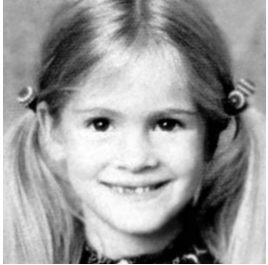
#> input picture data/input/image_restore_3.png, 268 x 265 px
$ python -i scratch_detector.py   (imports and definitions only)
#> lines starting #> are read from the running program, lines starting #| are printed output that depends on the picture; after the words box and inside, x2 and y2 are one past the last pixel; in counts of white or black regions, pixels touching at a corner belong together
#> further down, picture is the input picture: shape (265, 268, 3); min 0, max 255, mean 154.4
from __future__ import annotations

from typing import Tuple, Optional
import cv2
import numpy as np


class ScratchDetector:
    def __init__(
        self,
        canny_low: int = 50,
        canny_high: int = 150,
        morph_kernel_size: int = 3,
        dilate_iters: int = 0,
        close_iters: int = 0,
        post_erode_iters: int = 1,
        median_ksize: int = 3,
        use_blackhat: bool = True,
        blackhat_len: int = 15,
        blackhat_orientation: str = "vertical",
        blackhat_thresh: Optional[int] = None,
        blackhat_scale: float = 0.7,
        min_area: int = 20,
        max_area_frac: float = 0.05,
        min_aspect_ratio: float = 3.0,
    ) -> None:

        if canny_low < 0 or canny_high <= 0 or canny_high <= canny_low:
            raise ValueError("Invalid Canny thresholds: ensure 0 <= low < high.")

        if morph_kernel_size < 3 or morph_kernel_size % 2 == 0:
            raise ValueError("morph_kernel_size must be odd and >=3.")

        if median_ksize not in (0, 1) and (median_ksize < 3 or median_ksize % 2 == 0):
            raise ValueError("median_ksize must be 0 or odd >=3.")

        if blackhat_len < 3:
            raise ValueError("blackhat_len must be >=3.")

        if blackhat_orientation not in ("vertical", "horizontal"):
            raise ValueError("blackhat_orientation must be 'vertical' or 'horizontal'.")

        if not (0.0 <= blackhat_scale <= 1.0):
            raise ValueError("blackhat_scale must be in [0,1].")

        self.canny_low = canny_low
        self.canny_high = canny_high

        self.morph_kernel_size = morph_kernel_size
        self.dilate_iters = max(0, dilate_iters)
        self.close_iters = max(0, close_iters)
        self.post_erode_iters = max(0, post_erode_iters)
        self.median_ksize = 0 if median_ksize == 1 else median_ksize

        self.use_blackhat = use_blackhat
        self.blackhat_len = blackhat_len
        self.blackhat_orientation = blackhat_orientation
        self.blackhat_thresh = blackhat_thresh
        self.blackhat_scale = blackhat_scale

        self.min_area = max(1, min_area)
        self.max_area_frac = max(0.0, min(1.0, max_area_frac))
        self.min_aspect_ratio = max(1.0, min_aspect_ratio)

        self.kernel = cv2.getStructuringElement(
            cv2.MORPH_RECT, (self.morph_kernel_size, self.morph_kernel_size)
        )

    @staticmethod
    def _to_gray(img: np.ndarray) -> np.ndarray:
        if img is None:
            raise ValueError("Input image is None.")
        if img.ndim == 2:
            gray = img
        elif img.ndim == 3:
            gray = cv2.cvtColor(img, cv2.COLOR_BGR2GRAY)
        else:
            raise ValueError("Unsupported image shape.")
        if gray.dtype != np.uint8:
            gray = cv2.normalize(gray, None, 0, 255, cv2.NORM_MINMAX).astype(np.uint8)
        return gray

    @staticmethod
    def _binarize(mask_like: np.ndarray) -> np.ndarray:
        out = np.zeros_like(mask_like, dtype=np.uint8)
        out[mask_like > 0] = 255
        return out

    def _blackhat_mask(self, gray: np.ndarray) -> np.ndarray:
        if not self.use_blackhat:
            return np.zeros_like(gray, dtype=np.uint8)

        if self.blackhat_orientation == "vertical":
            k = cv2.getStructuringElement(cv2.MORPH_RECT, (1, self.blackhat_len))
        else:
            k = cv2.getStructuringElement(cv2.MORPH_RECT, (self.blackhat_len, 1))

        bh = cv2.morphologyEx(gray, cv2.MORPH_BLACKHAT, k)
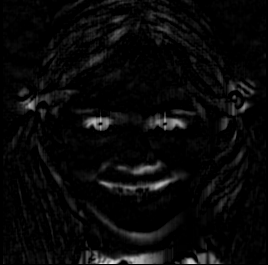
#> bh: shape (265, 268); min 0, max 224, mean 9.4

        if self.blackhat_thresh is None:
            _, th = cv2.threshold(bh, 0, 255, cv2.THRESH_BINARY + cv2.THRESH_OTSU)
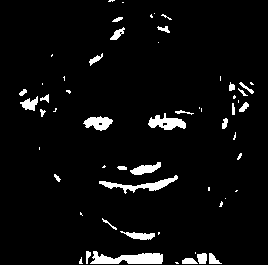
#> th: shape (265, 268); 4.8% white; 58 white regions (30 under 20 px), largest, box (x1, y1, x2, y2) and area: (90, 251, 163, 264) 622, (99, 175, 178, 194) 428, (148, 113, 186, 130) 359
        else:
            thresh = max(0, min(255, int(self.blackhat_thresh)))
            _, th = cv2.threshold(bh, thresh, 255, cv2.THRESH_BINARY)

        return th

    def _filter_components(self, mask: np.ndarray) -> np.ndarray:
        h, w = mask.shape[:2]
        max_area = int(self.max_area_frac * h * w)

        num, labels, stats, _ = cv2.connectedComponentsWithStats(mask, connectivity=8)
        keep = np.zeros_like(mask, dtype=np.uint8)

        for i in range(1, num):  # skip background 0
            x, y, ww, hh, area = stats[i]
            if area < self.min_area or area > max_area:
                continue
            ar1 = (hh / max(1, ww))
            ar2 = (ww / max(1, hh))
            if max(ar1, ar2) < self.min_aspect_ratio:
                continue
            keep[labels == i] = 255

        return keep

    def build_mask(self, image: np.ndarray) -> np.ndarray:
        gray = self._to_gray(image)

        bh_mask = self._blackhat_mask(gray)

        edges = cv2.Canny(gray, self.canny_low, self.canny_high)
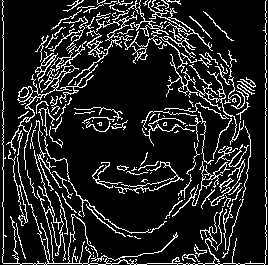
#> edges: shape (265, 268); 13.8% white in thin lines or dots

        fused = cv2.addWeighted(bh_mask, self.blackhat_scale, edges, 1.0 - self.blackhat_scale, 0)
        _, fused = cv2.threshold(fused, 0, 255, cv2.THRESH_BINARY)
#> fused: shape (265, 268); 17.5% white; 115 white regions (39 under 20 px), largest, box (x1, y1, x2, y2) and area: (2, 0, 267, 265) 2646, (17, 41, 98, 170) 901, (92, 152, 184, 194) 871

        if self.median_ksize and self.median_ksize >= 3:
            fused = cv2.medianBlur(fused, self.median_ksize)
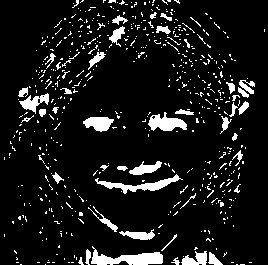
#> fused: shape (265, 268); 9.7% white; 560 white regions (517 under 20 px), largest, box (x1, y1, x2, y2) and area: (91, 246, 163, 265) 685, (95, 174, 183, 194) 503, (148, 112, 187, 131) 435
        if self.dilate_iters > 0:
            fused = cv2.dilate(fused, self.kernel, iterations=self.dilate_iters)
        if self.close_iters > 0:
            fused = cv2.morphologyEx(fused, cv2.MORPH_CLOSE, self.kernel, iterations=self.close_iters)
        if self.post_erode_iters > 0:
            fused = cv2.erode(fused, self.kernel, iterations=self.post_erode_iters)
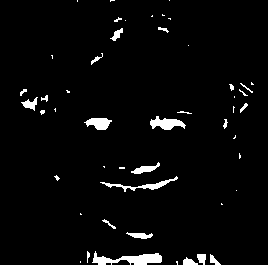
#> fused: shape (265, 268); 3.4% white; 49 white regions (27 under 20 px), largest, box (x1, y1, x2, y2) and area: (92, 251, 162, 265) 502, (150, 116, 186, 130) 288, (100, 176, 178, 192) 263

        fused = self._filter_components(fused)
#> in _filter_components, `num, labels, stats, _ = cv2.connectedComponentsWithStats(mask, connect..`:
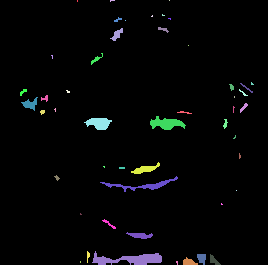
#> labels: shape (265, 268) int32; 50 distinct labels, from 0 to 49; one colour per label, 0 black
#> in _filter_components, `num, labels, stats, _ = cv2.connectedComponentsWithStats(mask, connect..`: num = 50; stats = 50 rows, first 6: [0, 0, 268, 265, 68623], [77, 0, 1, 2, 2], [110, 0, 5, 2, 6], [169, 0, 1, 1, 1], [151, 15, 2, 2, 3], [162, 14, 3, 2, 4]
#> the loop in _filter_components, `for i in range(1, num):` made 49 passes
#> (x, y, ww, hh, area, ar1, ar2) on passes 9, 10, 12, 14, 16, 17, 20, 21, 23, 27, 28, 29: (158, 27, 11, 6, 30, 0.545, 1.83), (110, 28, 13, 13, 75, 1, 1), (91, 53, 12, 12, 40, 1, 1), (240, 83, 13, 10, 25, 0.769, 1.3), (229, 84, 5, 7, 22, 1.4, 0.714), (20, 89, 7, 7, 25, 1, 1), (41, 95, 7, 7, 27, 1, 1), (21, 97, 17, 14, 108, 0.824, 1.21), (240, 103, 8, 10, 32, 1.25, 0.8), (177, 111, 15, 3, 21, 0.2, 5), (150, 116, 36, 14, 288, 0.389, 2.57), (84, 118, 28, 12, 223, 0.429, 2.33)
#> after the loop in _filter_components, `for i in range(1, num):`:
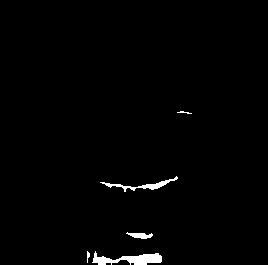
#> keep: shape (265, 268); 1.3% white; 5 white regions, box (x1, y1, x2, y2) and area: (92, 251, 162, 265) 502, (100, 176, 178, 192) 263, (126, 232, 153, 239) 109, (87, 251, 90, 263) 22, (177, 111, 192, 114) 21

        return self._binarize(fused)

    def debug_steps(self, image: np.ndarray) -> Tuple[np.ndarray, np.ndarray, np.ndarray]:
        gray = self._to_gray(image)
        bh = self._blackhat_mask(gray) if self.use_blackhat else np.zeros_like(gray)
        final_mask = self.build_mask(image)
        return gray, bh, final_mask

>>> import cv2
>>> picture = cv2.imread('../../data/input/image_restore_3.png')
>>> result = ScratchDetector().build_mask(picture)

$ run again, on data/input/image_restore_5.png
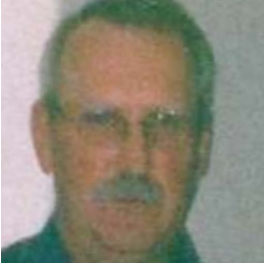
#> input picture data/input/image_restore_5.png, 264 x 266 px
#> picture is the input picture: shape (266, 264, 3); mean B, G, R 122.7, 137.6, 142.3
#> th: shape (266, 264); 10.8% white; 392 white regions (308 under 20 px), largest, box (x1, y1, x2, y2) and area: (81, 110, 123, 126) 391, (65, 3, 99, 30) 364, (1, 249, 34, 263) 310
#> edges: shape (266, 264); 1.5% white in thin lines or dots
#> in _filter_components, `num, labels, stats, _ = cv2.connectedComponentsWithStats(mask, connect..`:
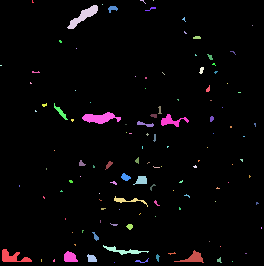
#> labels: shape (266, 264) int32; 121 distinct labels, from 0 to 120; one colour per label, 0 black
#> num = 121; stats = 121 rows, first 6: [0, 0, 264, 266, 67795], [32, 0, 2, 3, 4], [140, 0, 6, 4, 7], [153, 0, 1, 1, 1], [67, 5, 31, 24, 256], [102, 4, 1, 1, 1]
#> the loop in _filter_components, `for i in range(1, num):` made 120 passes
#> (x, y, ww, hh, area, ar1, ar2) on passes 4, 6, 11, 16, 19, 34, 39, 40: (67, 5, 31, 24, 256, 0.774, 1.29), (108, 6, 10, 7, 41, 0.7, 1.43), (193, 36, 8, 3, 21, 0.375, 2.67), (207, 54, 6, 6, 20, 1, 1), (199, 67, 5, 7, 23, 1.4, 0.714), (54, 103, 14, 17, 64, 1.21, 0.824), (82, 112, 39, 12, 266, 0.308, 3.25), (150, 114, 7, 4, 22, 0.571, 1.75)
#> after the loop in _filter_components, `for i in range(1, num):`:
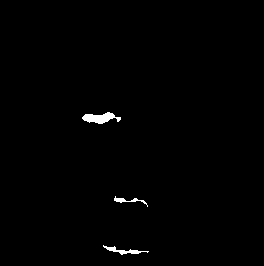
#> keep: shape (266, 264); 0.71% white; 3 white regions, box (x1, y1, x2, y2) and area: (82, 112, 121, 124) 266, (103, 245, 149, 255) 139, (114, 196, 148, 207) 91
